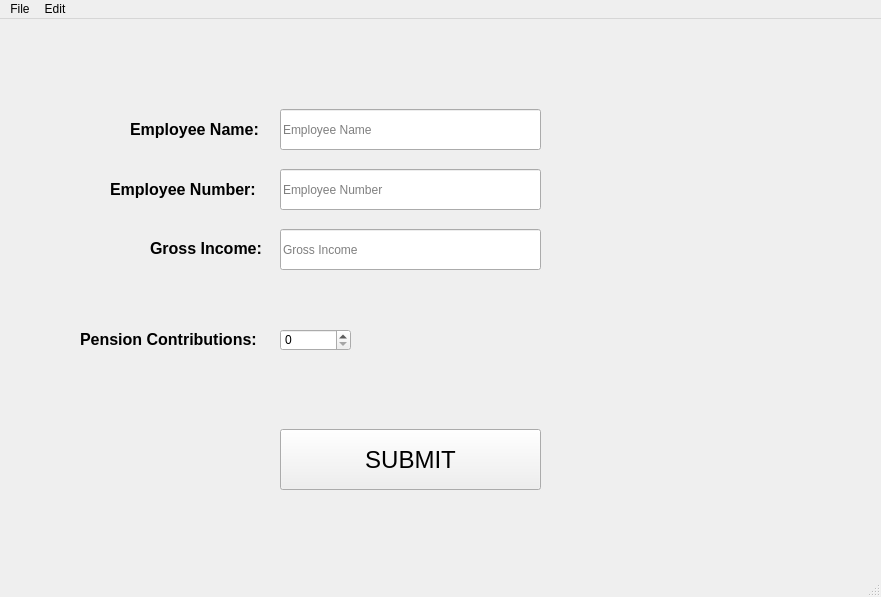
<?xml version="1.0" encoding="UTF-8"?>
<ui version="4.0">
 <class>MainWindow</class>
 <widget class="QMainWindow" name="MainWindow">
  <property name="geometry">
   <rect>
    <x>0</x>
    <y>0</y>
    <width>881</width>
    <height>597</height>
   </rect>
  </property>
  <property name="windowTitle">
   <string>AQ Payroll System</string>
  </property>
  <property name="autoFillBackground">
   <bool>true</bool>
  </property>
  <widget class="QWidget" name="centralwidget">
   <widget class="QPushButton" name="main_submitBtn">
    <property name="geometry">
     <rect>
      <x>280</x>
      <y>410</y>
      <width>261</width>
      <height>61</height>
     </rect>
    </property>
    <property name="font">
     <font>
      <family>Tahoma</family>
      <pointsize>18</pointsize>
      <weight>50</weight>
      <bold>false</bold>
     </font>
    </property>
    <property name="text">
     <string>SUBMIT</string>
    </property>
   </widget>
   <widget class="QLineEdit" name="main_grossIncomeBox">
    <property name="geometry">
     <rect>
      <x>280</x>
      <y>210</y>
      <width>261</width>
      <height>41</height>
     </rect>
    </property>
    <property name="text">
     <string/>
    </property>
    <property name="placeholderText">
     <string>Gross Income</string>
    </property>
   </widget>
   <widget class="QLineEdit" name="main_employeeNameBox">
    <property name="geometry">
     <rect>
      <x>280</x>
      <y>90</y>
      <width>261</width>
      <height>41</height>
     </rect>
    </property>
    <property name="text">
     <string/>
    </property>
    <property name="placeholderText">
     <string>Employee Name</string>
    </property>
   </widget>
   <widget class="QLineEdit" name="main_employeeNumBox">
    <property name="geometry">
     <rect>
      <x>280</x>
      <y>150</y>
      <width>261</width>
      <height>41</height>
     </rect>
    </property>
    <property name="text">
     <string/>
    </property>
    <property name="placeholderText">
     <string>Employee Number</string>
    </property>
   </widget>
   <widget class="QSpinBox" name="main_pensionPercentSelector">
    <property name="geometry">
     <rect>
      <x>280</x>
      <y>310</y>
      <width>71</width>
      <height>22</height>
     </rect>
    </property>
    <property name="maximum">
     <number>10</number>
    </property>
   </widget>
   <widget class="QLabel" name="main_pensionContriLbl">
    <property name="geometry">
     <rect>
      <x>80</x>
      <y>295</y>
      <width>191</width>
      <height>51</height>
     </rect>
    </property>
    <property name="font">
     <font>
      <pointsize>12</pointsize>
      <weight>75</weight>
      <bold>true</bold>
     </font>
    </property>
    <property name="text">
     <string>Pension Contributions:</string>
    </property>
   </widget>
   <widget class="QLabel" name="main_grossIncomeLbl">
    <property name="geometry">
     <rect>
      <x>150</x>
      <y>220</y>
      <width>116</width>
      <height>19</height>
     </rect>
    </property>
    <property name="font">
     <font>
      <pointsize>12</pointsize>
      <weight>75</weight>
      <bold>true</bold>
     </font>
    </property>
    <property name="text">
     <string>Gross Income:</string>
    </property>
   </widget>
   <widget class="QLabel" name="main_employeeNumLbl">
    <property name="geometry">
     <rect>
      <x>110</x>
      <y>145</y>
      <width>191</width>
      <height>51</height>
     </rect>
    </property>
    <property name="font">
     <font>
      <pointsize>12</pointsize>
      <weight>75</weight>
      <bold>true</bold>
     </font>
    </property>
    <property name="text">
     <string>Employee Number:</string>
    </property>
   </widget>
   <widget class="QLabel" name="main_nameLbl">
    <property name="geometry">
     <rect>
      <x>130</x>
      <y>85</y>
      <width>191</width>
      <height>51</height>
     </rect>
    </property>
    <property name="font">
     <font>
      <pointsize>12</pointsize>
      <weight>75</weight>
      <bold>true</bold>
     </font>
    </property>
    <property name="text">
     <string>Employee Name:</string>
    </property>
   </widget>
  </widget>
  <widget class="QMenuBar" name="menubar">
   <property name="geometry">
    <rect>
     <x>0</x>
     <y>0</y>
     <width>881</width>
     <height>21</height>
    </rect>
   </property>
   <widget class="QMenu" name="menuFile">
    <property name="title">
     <string>File</string>
    </property>
    <addaction name="actionNew"/>
    <addaction name="actionSave"/>
   </widget>
   <widget class="QMenu" name="menuEdit">
    <property name="title">
     <string>Edit</string>
    </property>
    <addaction name="actionCopy"/>
    <addaction name="actionPaste"/>
   </widget>
   <addaction name="menuFile"/>
   <addaction name="menuEdit"/>
  </widget>
  <widget class="QStatusBar" name="statusbar"/>
  <action name="actionNew">
   <property name="text">
    <string>New</string>
   </property>
  </action>
  <action name="actionSave">
   <property name="text">
    <string>View </string>
   </property>
  </action>
  <action name="actionCopy">
   <property name="text">
    <string>Copy</string>
   </property>
  </action>
  <action name="actionPaste">
   <property name="text">
    <string>Paste</string>
   </property>
  </action>
 </widget>
 <resources/>
 <connections/>
</ui>
